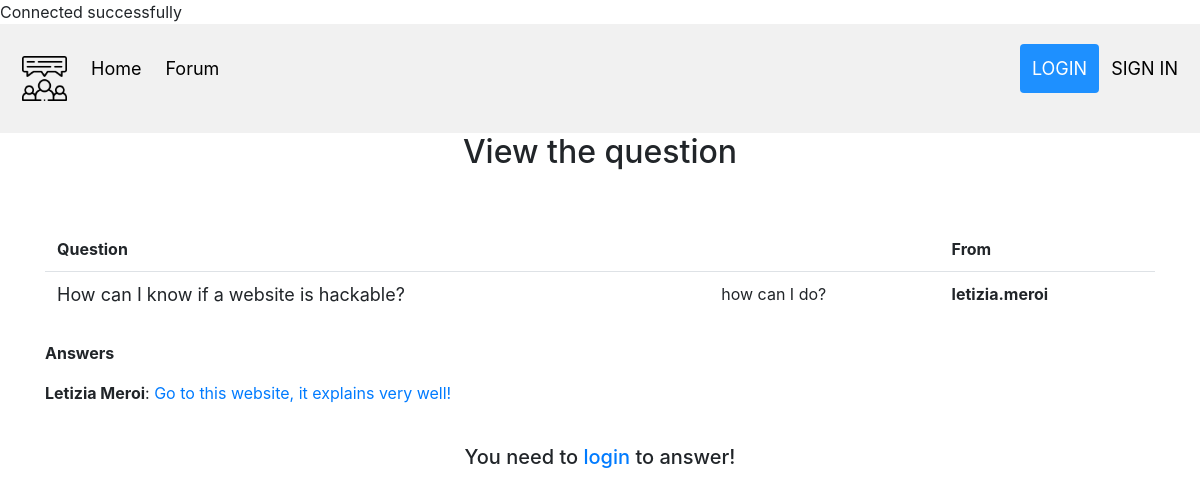
The app's page /SystemSecurity_Insecurewebapp/selection.php?number=126 with its own data.
### tables this page shows
CREATE TABLE `question` (
  `number` double NOT NULL,
  `titleQ` text NOT NULL,
  `bodyQ` text NOT NULL,
  `username` varchar(50) NOT NULL
);

CREATE TABLE `answer` (
  `numA` double NOT NULL,
  `answerQ` text NOT NULL,
  `quesNum` double NOT NULL,
  `username` varchar(50) NOT NULL
);

### SystemSecurity_Insecurewebapp/selection.php (the view, shortened to what this page needs)
<?php
    include('server.php');
?>
<!DOCTYPE html>
<html>
	<head>
		<link rel="stylesheet" type="text/css" href="style.css">
		<link rel="stylesheet" href="https://stackpath.bootstrapcdn.com/bootstrap/4.4.1/css/bootstrap.min.css">
	</head>
	<body >
	<div class="header">
		<a href="index.php" class="logo"><img src="chat.png" style="width: 45px"></a>
		<a href="index.php" class="home">Home</a>
		<a href="forum.php" class="forum">Forum</a>
		<div class="header-right">
			<?php  if (isset($_SESSION['username'])) : ?>
				<p>You are <strong><?php echo $_SESSION['username']; ?></strong></p>
				<p> <a href="../SystemSecurity_Insecurewebapp/index.php?logout='1'" style="color: red;">logout</a> </p>
				<?php else: ?>
				<a class="active" href="login.php">LOGIN</a>
				<a href="register.php">SIGN IN</a>
			<?php endif ?>
		</div>
	</div>
	<div  class="content">
		<h2 style="text-align: center;">View the question</h2>
		<br><br>
		<?php
            $number = $_GET["number"];
            $sql = "SELECT * FROM question WHERE number =" . $number;
            $result = $conn->query($sql);
        ?>
<div class="contentt">
<div class="container">
	<table class="table" style="margin: auto; border-top:none;" >
		<thead>
            <tr>
                <th scope="col"  style="border:none;">Question</th>
                <th scope="col"  style="border:none;"> </th>
                <th scope="col"  style="border:none;">From</th>
            </tr>
		</thead>
		<tbody>
         <?php
            while ($row = $result-> fetch_assoc()){
                    echo " <tr>
                        <td> <span style='font-size: 18px;'>" .$row["titleQ"]."</span></td>
                        <td> <span>" .$row["bodyQ"]."</span></td>
                        <td><b>" .$row["username"]."</b></td>
                    </tr>";
            }
        ?>
        </tbody>
    </table>
<br>
    <b><p>Answers</p> </b>
                <?php
                    $sql2 = "SELECT answer.answerQ, answer.username FROM answer, question WHERE question.number = " . $number . " and answer.quesNum = question.number";
                    $result2 = $conn->query($sql2);
                    if($result->num_rows >= 1) {
                            while ($row2 = $result2-> fetch_assoc()){
                                echo "<b><span>".
                                $row2['username'] . "</span></b>: "
                                    . $row2['answerQ'] . " </br> <br>";
                            }
                        }
                        else {
                            echo "Be the first one to comment!";
                        }
                    ?>
                </div>
            </div>
                    <?php
                        if (isset($_SESSION["username"])){
                            echo     "<div class='contentt'>
                                        <div id='form'>
                                                    <div class='col-lg-7 mx-auto'>
                                                        <div class='card mt-2 mx-auto p-10 bg-light'>
                                                        <div class='text-center mt-5'>
                                                            <p id='' style='font-size: 20px;'> <strong> Your answer:</strong></p>
                                                        </div>
                                                            <div class='card-body bg-ligh'>
                                                                <div class='container-fluid'>
                                                                    <form action='answer.php?number=" .$number. "' method='POST' id='comment-form' role='form'>
                                                                        <div class='controls'>
                                                                            <div class='row'>
                                                                                <div class='col-md-12'>
                                                                                    <div class='form-group'> <label></label> <input type='text' name='answerQ' class='form-control' placeholder='You can write your answer here' required='required' data-error='Comment is required.'> </div>
                                                                                </div>
                                                                            </div>
                                                                            </div>
                                                                            <div class='text-center mt-3'>
                                                                                <button type='submit' class='btn btn-primary btn-block' name='submit'>Post your answer!</button>
                                                                            </div>
                                                                    </form>
                                                                </div>
                                                            </div>
                                                            </div>
                                                        </div>
                                                    </div>
                                                </div>";
                        }
                        else {
                            echo "<div class='text-center mt-3'>
                            <h5>You need to <a href = 'login.php'>login</a> to answer!</h5>
                                                                            </div>";
                        }
                        ?>
	</div>
	</body>
</html>

### SystemSecurity_Insecurewebapp/style.css (style rules this page uses)
body { font-size: 120%; background: #F8F8FF; text-align: center; }
.header { overflow: hidden; background-color: #f1f1f1; padding: 20px 10px; }
.header a { float: left; color: black; text-align: center; padding: 12px; text-decoration: none; font-size: 18px; line-height: 25px; border-radius: 4px; }
.header a.logo { font-size: 25px; font-weight: bold; }
.header a.active { background-color: dodgerblue; color: white; }
.header-right { float: right; }

### records on screen
question: titleQ "How can I know if a website is hackable?", bodyQ "how can I do?", username "letizia.meroi"
answer: username "Letizia Meroi", answerQ "Go to this website, it explains very well!"
